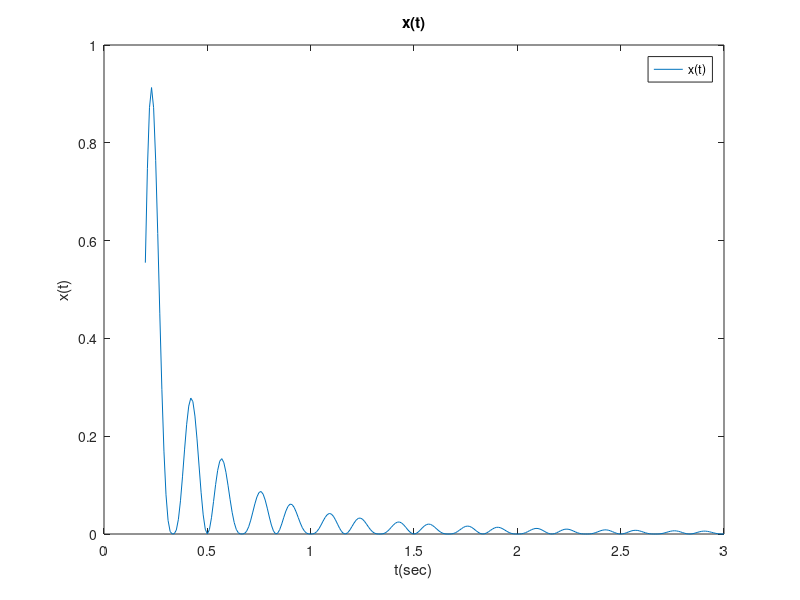

Write the MATLAB code that produced this figure. (Note: this script raises an error after producing the figure.)
clc;
clear all;
close all;
%----------------------task 1.1------------------------
t = 0.2:1/100:3;
wm = 3*pi;
x = 4./(wm*pi*t.^2).*(sin(wm*t)).^2.*(cos(wm*t)).*(sin(2*wm*t));
plot(t,abs(x))
ylabel ("x(t)");
xlabel("t(sec)");
title("x(t)")
legend("x(t)")


%----------------------task 1.2------------------------
syms w
Xw=(1)/(i)*(triangularPulse(wm,3*wm,5*wm,w)+triangularPulse(-wm,wm,3*wm,w)-triangularPulse(-3*wm,-wm,wm,w)-triangularPulse(-5*wm,-3*wm,-wm,w));
figure;
fplot(abs(Xw),[-17*pi,17*pi])
ylabel ("X(w)");
xlabel("w(rad/sec)");
title("task 1.b")
legend("x(w)")


%----------------------task 1.3------------------------
tn = 0.2:1/15:3;
xn = 4./(wm*pi*tn.^2).*(sin(wm*tn)).^2.*(cos(wm*tn)).*(sin(2*wm*tn));
figure;
stairs(tn,xn)
hold on
plot(t,x)
xlabel("t(sec)");
ylabel ("v");
title("task 1.c");
legend("xn(t)","x(t)");
hold off



%----------------------task 1.4------------------------
syms k w
Ts=1/15;
ws=(2*pi)/Ts;
xzoh=symsum((pi)/(1i)*(triangularPulse(wm-k*ws,3*wm-k*ws,5*wm-k*ws,w)-triangularPulse(-3*wm-k*ws,-1*wm-k*ws,wm-k*ws,w)+triangularPulse(-1*wm-k*ws,wm-k*ws,3*wm-k*ws,w)-triangularPulse(-5*wm-k*ws,-3*wm-k*ws,-1*wm-k*ws,w))*sinc(w/ws)*exp(-1i*w*Ts/2),k,-1,1);
figure;
fplot(abs(xzoh),[-17*pi,17*pi]);
xlabel("w (rad/sec)");
ylabel ("v");
title("task 1.d");
legend("|Xzoh(w)|");





%----------------------task 1.5------------------------
wrange = -17*pi:0.01:17*pi;
Xw = 1/(i)*(triangularPulse(wm,3*wm,5*wm,wrange)-triangularPulse(-3*wm,-1*wm,wm,wrange)+triangularPulse(-1*wm,wm,3*wm,wrange)-triangularPulse(-5*wm,-3*wm,-1*wm,wrange));
xzohw = Xw - triangularPulse(5*wm,9*wm,wrange) + triangularPulse(-9*wm,-5*wm,wrange); 
xzohw = xzohw.*sinc((wrange/ws)).*exp(-i*(Ts/2)*wrange);
H = (exp(i*pi/ws*wrange))./(sinc(wrange/ws)).*rectpuls(wrange/ws);   
Xrecw = xzohw.*H;                                        
x_rec = zeros(1,length(t));
for k = 1:length(t)
    x_rec(k)= (1/(2*pi))*trapz(wrange,Xrecw.*exp(i.*wrange*t(k))); 
end
figure();
plot(t,x,'b','Linewidth', 1.5);
hold on
plot(t,x_rec,'--r','Linewidth', 1.5);
title("task 1.e");
xlabel('t [sec]');
ylabel('V');
legend('x(t)','x_{rec}(t))');
grid on
hold off

%----------------------task 1.6------------------------
ws = 9*wm;
H = (exp(i*pi/ws*wrange))./(sinc(wrange/ws)).*rectpuls(wrange/ws);  
Xrecw = xzohw.*H;                                        
x_rec = zeros(1,length(t));
for k = 1:length(t)
    x_rec(k)= (1/(2*pi))*trapz(wrange,Xrecw.*exp(i.*wrange*t(k))); 
end
figure();
plot(t,x,'b','Linewidth', 1.5);
hold on
plot(t,x_rec,'r');
title("task 1.f");
xlabel('t [sec]');
ylabel('V');
legend('x(t)','x_{rec}(t))');
grid on
hold off

%----------------------task 2.1------------------------
wa=7*pi;
wb=4*pi;
t=0:1/100:2;
Ts=2/15;      %Ts = 2/14 and we need a little smaller to get all the points in the original signal
xt=5*cos(wa*t)-3*sin(wb*t);    
n=0:1:14;
n=n*Ts;
xs=5*cos(wa*n)-3*sin(wb*n);    
figure;
plot(t,xt,'k');     
hold on
plot(n,xs,'*r');   
legend('x(t)','x[n]');
xlabel('t [sec]'); 
ylabel('x(t) [V]');
title('task 2.a');
hold off

%----------------------task 2.2------------------------
xtcheck = [xs(1) xs(2) xs(3) xs(4)]';
f = [exp(-i*wa*n(1)) exp(i*wa*n(1)) exp(-i*wb*n(1)) exp(i*wb*n(1)) 
    ; exp(-i*wa*n(2)) exp(i*wa*n(2)) exp(-i*wb*n(2)) exp(i*wb*n(2)) 
    ; exp(-i*wa*n(3)) exp(i*wa*n(3)) exp(-i*wb*n(3)) exp(i*wb*n(3)) 
    ; exp(-i*wa*n(4)) exp(i*wa*n(4)) exp(-i*wb*n(4)) exp(i*wb*n(4))];
fMinus1 = inv(f);
a = fMinus1*xtcheck;
condO = cond (f);

%----------------------task 2.3------------------------
t=0:1/100:2;
wa=7*pi;
wb=4*pi;
Ts=2/15;
xt=5*cos(wa*t)-3*sin(wb*t);
evec = [exp(-i.*wa.*t) ;exp(i.*wa.*t) ;exp(i.*wb.*t) ;exp(-i.*wb.*t)];
xtnew = a'*evec;
plot(t,xt,'b');     
hold on
plot(t,xtnew,'--k','LineWidth',1.5)
legend('x(t)','x_{new}(t)');
xlabel('t [sec]'); 
ylabel('x(t) [V]');
title('task 2.c');
grid on
hold off

%----------------------task 2.4------------------------
randt = 2.*rand(15,1);
wa=7*pi;
wb=4*pi;
t=0:1/100:2;
Ts=2/15;      %Ts = 2/14 and we need a little smaller to get all the points in the original signal
xt=5*cos(wa*t)-3*sin(wb*t);   
xs=5*cos(wa*randt)-3*sin(wb*randt);
figure;
plot(t,xt,'k');     
hold on
plot(randt,xs,'*r');   
legend('x(t)','x[n]');
xlabel('t [sec]'); 
ylabel('x(t) [V]');
title('task 2.d.a');
hold off

xtcheck = [xs(1) xs(2) xs(3) xs(4)]';
f = [exp(-i*wa*randt(1)) exp(i*wa*randt(1)) exp(-i*wb*randt(1)) exp(i*wb*randt(1)) 
    ; exp(-i*wa*randt(2)) exp(i*wa*randt(2)) exp(-i*wb*randt(2)) exp(i*wb*randt(2)) 
    ; exp(-i*wa*randt(3)) exp(i*wa*randt(3)) exp(-i*wb*randt(3)) exp(i*wb*randt(3)) 
    ; exp(-i*wa*randt(4)) exp(i*wa*randt(4)) exp(-i*wb*randt(4)) exp(i*wb*randt(4))];
fMinus1 = inv(f);
a = fMinus1*xtcheck;

evec = [exp(-i.*wa.*t) ;exp(i.*wa.*t) ;exp(i.*wb.*t) ;exp(-i.*wb.*t)];
xtnew = a'*evec;
plot(t,xt,'b');     
hold on
plot(t,xtnew,'--k','LineWidth',1.5)
legend('x(t)','x_{new}(t)');
xlabel('t [sec]'); 
ylabel('x(t) [V]');
title('task 2.d.c');
grid on
hold off


%----------------------task 2.5.a------------------------
wa=7*pi;
wb=4*pi;
t=0:1/100:2;
Ts=2/15;      %Ts = 2/14 and we need a little smaller to get all the points in the original signal
xt=5*cos(wa*t)-3*sin(wb*t);    
n=0:1:14;
n=n*Ts;
xs=5*cos(wa*n)-3*sin(wb*n);    
figure;
plot(t,xt,'k');     
hold on
plot(n,xs,'*r');   
legend('x(t)','x[n]');
xlabel('t [sec]'); 
ylabel('x(t) [V]');
title('task 2.e.1');
hold off
xtcheck = [xs(1) xs(2) xs(3) xs(4)]';
%----------------------task 2.5.b------------------------
for k = 1:15
    n(k)= n(k)+0.01*rand(1);
end
f = [exp(-i*wa*n(1)) exp(i*wa*n(1)) exp(-i*wb*n(1)) exp(i*wb*n(1)) 
    ; exp(-i*wa*n(2)) exp(i*wa*n(2)) exp(-i*wb*n(2)) exp(i*wb*n(2)) 
    ; exp(-i*wa*n(3)) exp(i*wa*n(3)) exp(-i*wb*n(3)) exp(i*wb*n(3)) 
    ; exp(-i*wa*n(4)) exp(i*wa*n(4)) exp(-i*wb*n(4)) exp(i*wb*n(4))];
fMinus1 = inv(f);
a = fMinus1*xtcheck;
cond1 = cond(f);

%----------------------task 2.5.c------------------------
evec = [exp(-i.*wa.*t) ;exp(i.*wa.*t) ;exp(i.*wb.*t) ;exp(-i.*wb.*t)];
xtnew = a'*evec;
plot(t,xt,'b');     
hold on
plot(t,xtnew,'--k','LineWidth',1.5)
legend('x(t)','x_{new}(t)');
xlabel('t [sec]'); 
ylabel('x(t) [V]');
title('task 2.e.3');
grid on
hold off

%----------------------task 2.5.d------------------------
randt1 = 2.*rand(15,1);
xs=5*cos(wa*randt1)-3*sin(wb*randt1); 
figure;
plot(t,xt,'k');     
hold on
plot(randt1,xs,'*r');   
legend('x(t)','x[n]');
xlabel('t [sec]'); 
ylabel('x(t) [V]');
title('task 2.e.4');
hold off
for k = 1:15
    randt(k) = randt1(k)+0.01*rand(1);
end
xtcheck = [xs(1) xs(2) xs(3) xs(4)]';
f = [exp(-i*wa*randt(1)) exp(i*wa*randt(1)) exp(-i*wb*randt(1)) exp(i*wb*randt(1)) 
    ; exp(-i*wa*randt(2)) exp(i*wa*randt(2)) exp(-i*wb*randt(2)) exp(i*wb*randt(2)) 
    ; exp(-i*wa*randt(3)) exp(i*wa*randt(3)) exp(-i*wb*randt(3)) exp(i*wb*randt(3)) 
    ; exp(-i*wa*randt(4)) exp(i*wa*randt(4)) exp(-i*wb*randt(4)) exp(i*wb*randt(4))];
fMinus1 = inv(f);
a = fMinus1*xtcheck;
cond2 = cond(f);

evec = [exp(-i.*wa.*t) ;exp(i.*wa.*t) ;exp(i.*wb.*t) ;exp(-i.*wb.*t)];
xtnew = a'*evec;
plot(t,xt,'b');     
hold on
plot(t,xtnew,'--k','LineWidth',1.5)
legend('x(t)','x_{new}(t)');
xlabel('t [sec]'); 
ylabel('x(t) [V]');
title('task 2.e.5');
grid on
hold off


%----------------------task 2.6.a------------------------
wa=7*pi;
wb=4*pi;
t=0:1/100:2;
Ts=2/41;      %Ts = 2/14 and we need a little smaller to get all the points in the original signal
xt=5*cos(wa*t)-3*sin(wb*t);    
n=0:1:39;
n=n*Ts;
xs=5*cos(wa*n)-3*sin(wb*n);    
figure;
plot(t,xt,'k');     
hold on
plot(n,xs,'*r');   
legend('x(t)','x[n]');
xlabel('t [sec]'); 
ylabel('x(t) [V]');
title('task 2.f.1');
hold off
xtcheck = [xs(1) xs(2) xs(3) xs(4)]';
%----------------------task 2.6.b------------------------
for k = 1:39
    n(k)= n(k)+0.01*rand(1);
end
f = [exp(-i*wa*n(1)) exp(i*wa*n(1)) exp(-i*wb*n(1)) exp(i*wb*n(1)) 
    ; exp(-i*wa*n(2)) exp(i*wa*n(2)) exp(-i*wb*n(2)) exp(i*wb*n(2)) 
    ; exp(-i*wa*n(3)) exp(i*wa*n(3)) exp(-i*wb*n(3)) exp(i*wb*n(3)) 
    ; exp(-i*wa*n(4)) exp(i*wa*n(4)) exp(-i*wb*n(4)) exp(i*wb*n(4))];
fMinus1 = inv(f);
a = fMinus1*xtcheck;
cond1 = cond(f);

%----------------------task 2.6.c------------------------
evec = [exp(-i.*wa.*t) ;exp(i.*wa.*t) ;exp(i.*wb.*t) ;exp(-i.*wb.*t)];
xtnew = a'*evec;
plot(t,xt,'b');     
hold on
plot(t,xtnew,'--k','LineWidth',1.5)
legend('x(t)','x_{new}(t)');
xlabel('t [sec]'); 
ylabel('x(t) [V]');
title('task 2.f.3');
grid on
hold off

%----------------------task 2.6.d------------------------
randt1 = 2.*rand(40,1);
xs=5*cos(wa*randt1)-3*sin(wb*randt1); 
figure;
plot(t,xt,'k');     
hold on
plot(randt1,xs,'*r');   
legend('x(t)','x[n]');
xlabel('t [sec]'); 
ylabel('x(t) [V]');
title('task 2.f.4');
hold off
for k = 1:39
    randt(k) = randt1(k)+0.01*rand(1);
end
xtcheck = [xs(1) xs(2) xs(3) xs(4)]';
f = [exp(-i*wa*randt(1)) exp(i*wa*randt(1)) exp(-i*wb*randt(1)) exp(i*wb*randt(1)) 
    ; exp(-i*wa*randt(2)) exp(i*wa*randt(2)) exp(-i*wb*randt(2)) exp(i*wb*randt(2)) 
    ; exp(-i*wa*randt(3)) exp(i*wa*randt(3)) exp(-i*wb*randt(3)) exp(i*wb*randt(3)) 
    ; exp(-i*wa*randt(4)) exp(i*wa*randt(4)) exp(-i*wb*randt(4)) exp(i*wb*randt(4))];
fMinus1 = inv(f);
a = fMinus1*xtcheck;
cond2 = cond(f);

evec = [exp(-i.*wa.*t) ;exp(i.*wa.*t) ;exp(i.*wb.*t) ;exp(-i.*wb.*t)];
xtnew = a'*evec;
plot(t,xt,'b');     
hold on
plot(t,xtnew,'--k','LineWidth',1.5)
legend('x(t)','x_{new}(t)');
xlabel('t [sec]'); 
ylabel('x(t) [V]');
title('task 2.f.5');
grid on
hold off


%----------------------task 3.2------------------------
T = 10;
t = 0:1/100:T;
nPi = -20:1:20;
pin = exp(i*2*(pi/T)*t'*nPi);
nPsy = 0:19;
psy = zeros(size(t'*nPsy));
[numRows,numCols] = size(nPsy);
for k = 1:numCols
    psy(:,k) = rectpuls(t-(0.5*nPsy(k)+1/4)*ones(size(t)),1/2);
end
ft = (4*cos(4*(pi/T)*t) + sin(10*(pi/T)*t)).';
gt = (2*sign(sin(6*(pi/T)*t))-4*sign(sin(4*(pi/T)*t))).';
cfPsy = task3a(ft,psy,T);
cgPsy = task3a(gt,psy,T);
cfPi = task3a(ft,pin,T);
cgPi = task3a(gt,pin,T);

%----------------------task 3.3------------------------
fPhi = pin*cfPi;
fPsy = psy*cfPsy;
gPhi = pin*cgPi;
gPsy = psy*cgPsy;
figure()
plot(t,ft,'g','LineWidth',2);
hold on
plot(t,fPhi,'--k','LineWidth',2);
hold on
plot(t,fPsy,'--r');
hold off
legend('ft','f phi','f psy')
xlabel('t[sec]');
ylabel('V [volt]');
title('f(t) and his reconstruction');
figure()
plot(t,gt,'g','LineWidth',2);
hold on
plot(t,gPhi,'k','LineWidth',2);
hold on
plot(t,gPsy,'--r');
hold off
legend('gt','g phi','g psy')
xlabel('t[sec]');
ylabel('V [volt]');
title('g(t) and his reconstruction');



%----------------------task 3.1------------------------
function cn = task3a (vec,A,T)
    [numRows,numCols] = size(A);
    cn = zeros(numCols,1);
    t = linspace(0,T,length(vec));
    for k = 1:numCols
        cn(k) = trapz(t,vec.*conj(A(:,k)))/trapz(t,A(:,k).*conj(A(:,k)));
    end
end


